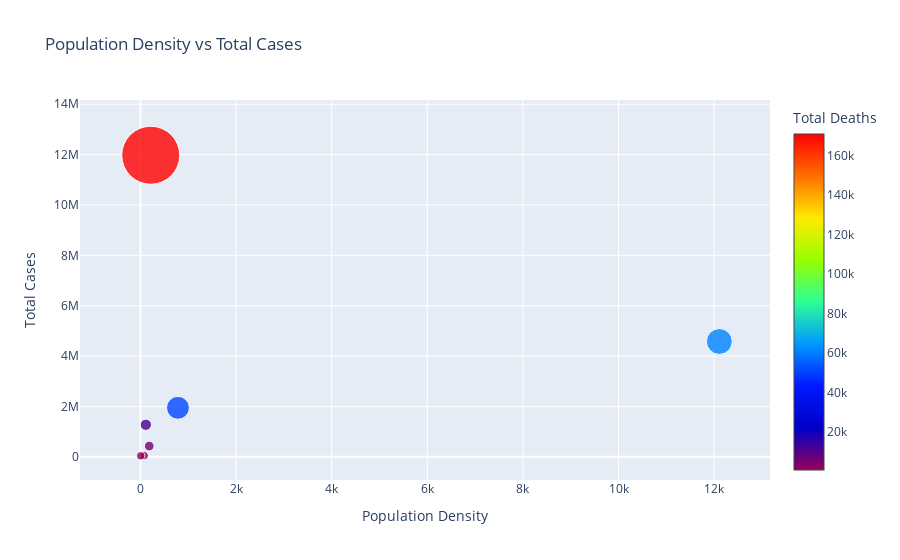

The cell this chart's notebook holds for it:
### Code cell
trace = go.Scatter(
    x=dfg['population_density'],
    y=dfg['total_cases'],
    mode='markers',
    marker=dict(
        size=dfg['size'],
        color=dfg['total_deaths'],
        colorscale='Rainbow',
        opacity=0.8,
        colorbar=dict(title='Total Deaths')
    ),
    text=dfg['Entity']
)

layout = go.Layout(
    title='Population Density vs Total Cases',
    xaxis=dict(title='Population Density'),
    yaxis=dict(title='Total Cases'),
    showlegend=False
)
fig = go.Figure(data=[trace], layout=layout)
fig.show()

### Figure 1 — Plotly figure (JSON) as saved in the notebook; plotly's stock layout.template omitted (floating-point values rounded to 4 significant figures)
{"data": [{"marker": {"color": [5902.0, 961.5, 746.4, 170800.0, 11270.0, 60950.0, 50890.0], "colorbar": {"title": {"text": "Total Deaths"}}, "colorscale": [[0, "rgb(150,0,90)"], [0.125, "rgb(0,0,200)"], [0.25, "rgb(0,25,255)"], [0.375, "rgb(0,152,255)"], [0.5, "rgb(44,255,150)"], [0.625, "rgb(151,255,0)"], [0.75, "rgb(255,234,0)"], [0.875, "rgb(255,111,0)"], [1, "rgb(255,0,0)"]], "opacity": 0.8, "size": [9.728, 8.281, 8.218, 58, 11.3, 25.84, 22.9]}, "mode": "markers", "text": ["Bahrain", "Kuwait", "Oman", "Qatar", "Saudi Arabia", "United Arab Emirates", "Yemen"], "type": "scatter", "x": [183.4, 79.49, 3.952, 214.4, 112.1, 12110.0, 783.7], "y": [426600.0, 44650.0, 37740.0, 11980000.0, 1273000.0, 4579000.0, 1946000.0]}], "layout": {"showlegend": false, "title": {"text": "Population Density vs Total Cases"}, "xaxis": {"title": {"text": "Population Density"}}, "yaxis": {"title": {"text": "Total Cases"}}}}
